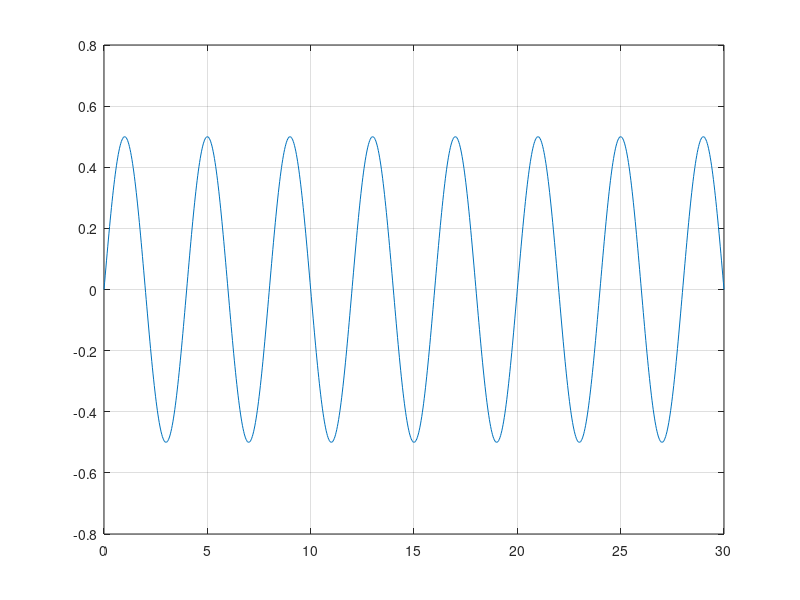

This chart was generated by the following MATLAB code:
%Ejercicio 1
%D)
tinicio = 0;
tfinal = 30;
np = 1000;

t = tinicio:(tfinal - tinicio) / (np - 1):tfinal;

X1 = sin(pi/4*t);
X2 = cos(pi/4*t);

%3
F = X1 .* X2
plot(t,F);
grid
